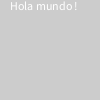
Frame 1 (no input)
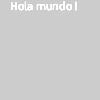
Frame 60 (the mouse pressed at the canvas centre just before this capture)
Frame 120 (the mouse held since frame 60 and released just before this capture): identical to frame 60, image omitted

The Processing sketch that drew these frames (run headless with seeded random() and noise(); from frame 60 on, the mouse is pressed at the canvas centre):

// Processing sketch: sketch_holamundo
// ── sketch_holamundo.pde
void setup () {

}

void draw () {
  text("Hola mundo !", 10, 10);
}
